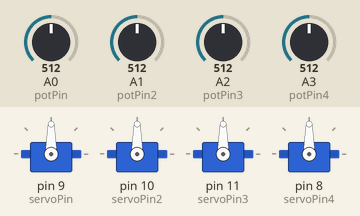
The sketch below on a simulated Arduino Uno, built with avr-gcc and run on an emulated ATmega328P. Shown: 4 × servo. The test bench sets the inputs (shaded band); at power-on: A0 (potPin) = 512, A1 (potPin2) = 512, A2 (potPin3) = 512, A3 (potPin4) = 512.

Above: at 1.2 s.
1.3 s: A0 (potPin) set to 716
At 1.9 s:
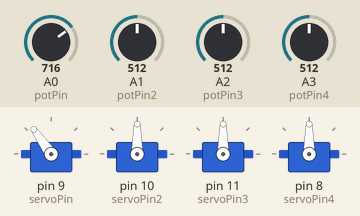
2.8 s: A1 (potPin2) set to 716
At 4.0 s:
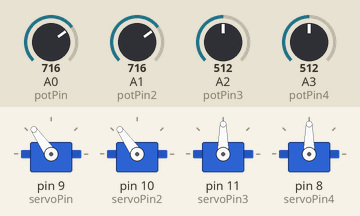
4.3 s: A2 (potPin3) set to 716
At 5.3 s:
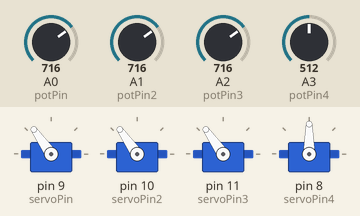
5.8 s: A3 (potPin4) set to 716
At 6.4 s:
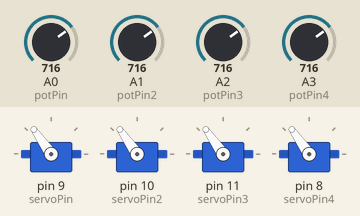
7.3 s: A0 (potPin) set to 992
At 7.6 s:
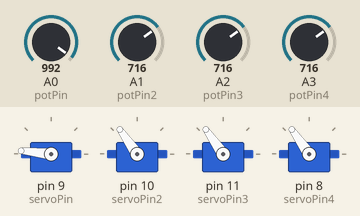
8.8 s: A1 (potPin2) set to 992
At 10.0 s:
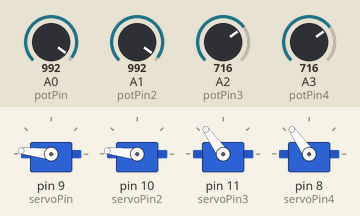
Timing chart, 0 to 11.3 s (numbered marks = the images above; inputs shaded):
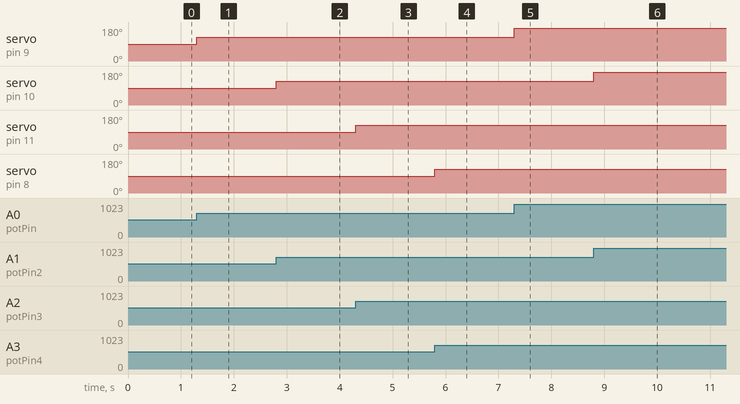

The sketch:

robotArm.ino
```cpp
#include <Servo.h>

Servo Servo1;
Servo Servo2;
Servo Servo3;
Servo Servo4;

int servoPin = 9;
int potPin = A0;

int servoPin2 = 10;
int potPin2 = A1;

int servoPin3 = 11;
int potPin3 = A2;

int servoPin4 = 8;
int potPin4 = A3;

void setup() {
    Servo1.attach(servoPin);
    Servo2.attach(servoPin2);
    Servo3.attach(servoPin3);
    Servo4.attach(servoPin4);

}


void loop() {
    int reading = analogRead(potPin);
    int angle = map(reading, 0, 1023, 0, 180);
    Servo1.write(angle);

     int reading2 = analogRead(potPin2);
    int angle2 = map(reading2, 0, 1023, 0, 180);
    Servo2.write(angle2);

     int reading3 = analogRead(potPin3);
    int angle3 = map(reading3, 0, 1023, 0, 180);
    Servo3.write(angle3);

     int reading4 = analogRead(potPin4);
    int angle4 = map(reading4, 0, 1023, 0, 180);
    Servo4.write(angle4);
}
```

Measured:
- after the input at 1.3 s, servo on pin 9 (servoPin): 90° → 125° at once
- after the input at 2.8 s, servo on pin 10 (servoPin2): 90° → 125° at once
- after the input at 4.3 s, servo on pin 11 (servoPin3): 90° → 125° at once
- after the input at 5.8 s, servo on pin 8 (servoPin4): 90° → 125° at once
- after the input at 7.3 s, servo on pin 9 (servoPin): 125° → 174° at once
- after the input at 8.8 s, servo on pin 10 (servoPin2): 125° → 174° at once
